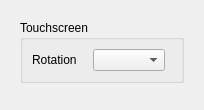
<?xml version="1.0" encoding="UTF-8"?>
<ui version="4.0">
 <class>pageTouchscreen</class>
 <widget class="QWidget" name="pageTouchscreen">
  <layout class="QVBoxLayout" name="verticalLayout">
   <item>
    <widget class="QScrollArea" name="scrollArea">
     <property name="frameShape">
      <enum>QFrame::Shape::NoFrame</enum>
     </property>
     <property name="widgetResizable">
      <bool>true</bool>
     </property>
     <widget class="QWidget" name="scrollAreaWidgetContents">
      <layout class="QVBoxLayout" name="verticalLayout_2">
       <property name="spacing">
        <number>9</number>
       </property>
       <item>
        <widget class="QGroupBox" name="groupBox_touchscreen">
         <property name="title">
          <string>Touchscreen</string>
         </property>
         <layout class="QGridLayout" name="gridLayout_touchscreen" columnstretch="0,0,1">
          <property name="horizontalSpacing">
           <number>16</number>
          </property>
          <property name="verticalSpacing">
           <number>8</number>
          </property>
          <item row="0" column="0">
           <widget class="QLabel" name="label_calibrationMatrix">
            <property name="text">
             <string>Rotation</string>
            </property>
           </widget>
          </item>
          <item row="0" column="1">
           <widget class="QComboBox" name="calibrationMatrix"/>
          </item>
          <item row="0" column="2">
           <spacer name="horizontalSpacer">
            <property name="orientation">
             <enum>Qt::Orientation::Horizontal</enum>
            </property>
           </spacer>
          </item>
         </layout>
        </widget>
       </item>
       <item>
        <spacer name="verticalSpacer">
         <property name="orientation">
          <enum>Qt::Orientation::Vertical</enum>
         </property>
        </spacer>
       </item>
      </layout>
     </widget>
    </widget>
   </item>
  </layout>
 </widget>
 <resources/>
 <connections/>
</ui>
